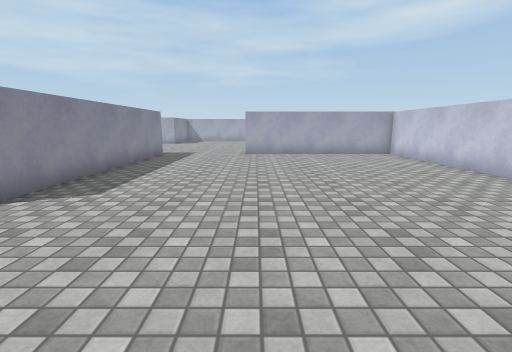
View 1 (above)

24 first-person views from a walk through a 3-D level made in the Unity game engine. The camera is 1.3 m above the floor, tilts 10° down and sees 85° across. The floor is counted in squares, 1 m on a side. Each view is taken from the middle of a square. On the plan, view 1 faces up. The plan holds only what a view shows up to about 13 squares ahead; the rest is blank. The player is left out. Surface patterns are stand-ins for the level's own textures.

View 2
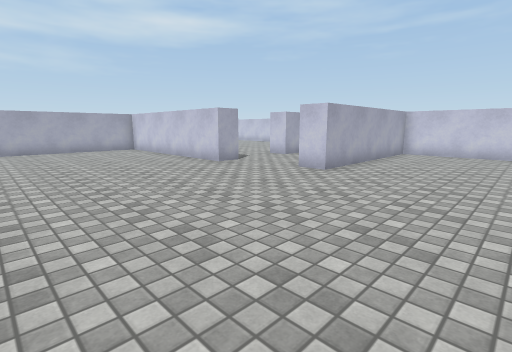

View 3
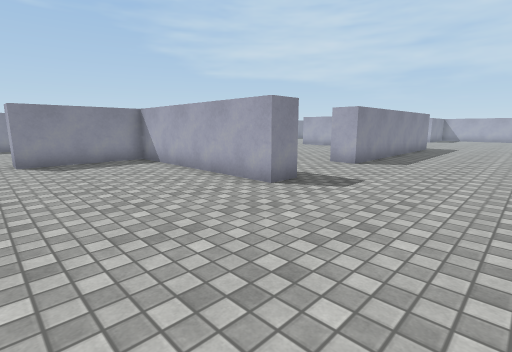

View 4
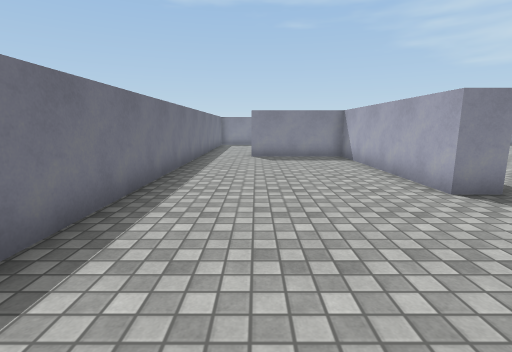

View 5
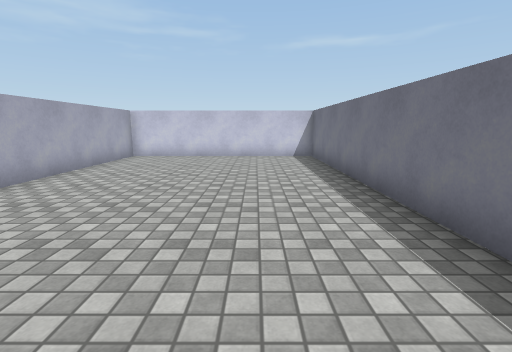

View 6
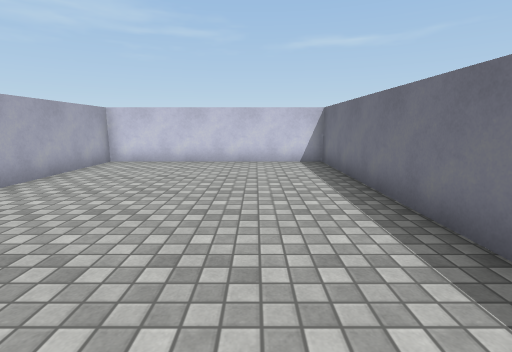

View 7
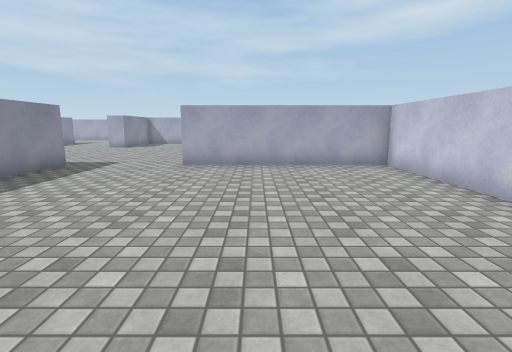

View 8
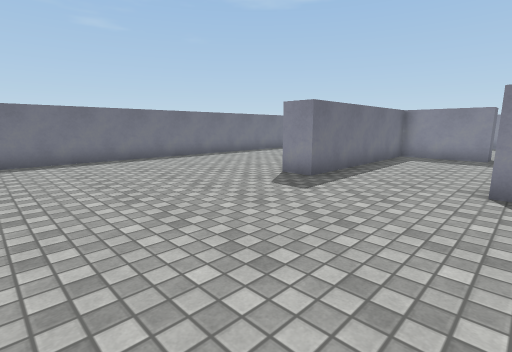

View 9
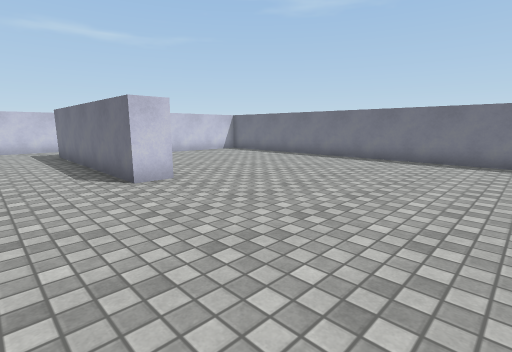

View 10
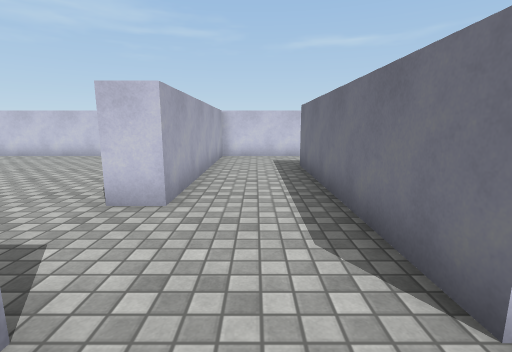

View 11
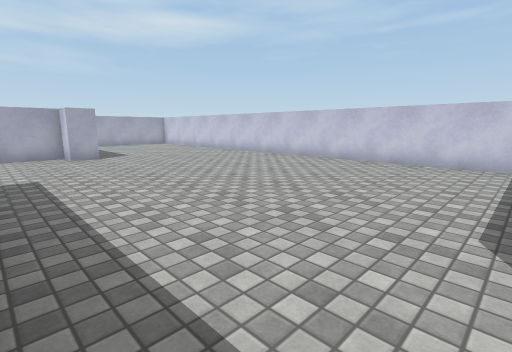

View 12
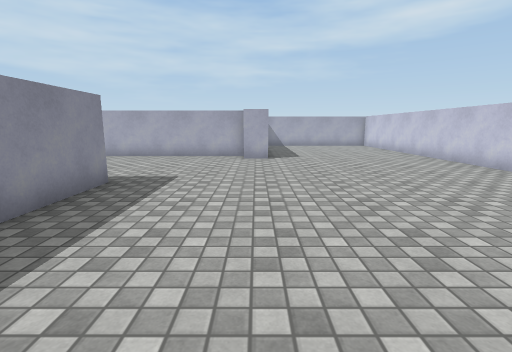

View 13
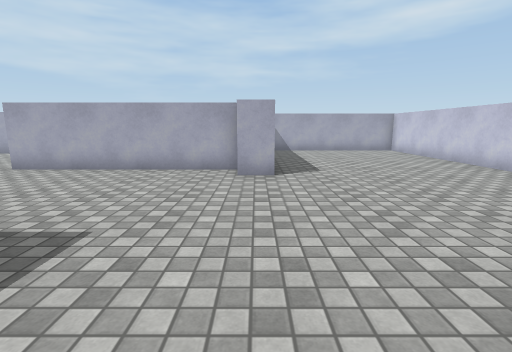

View 14
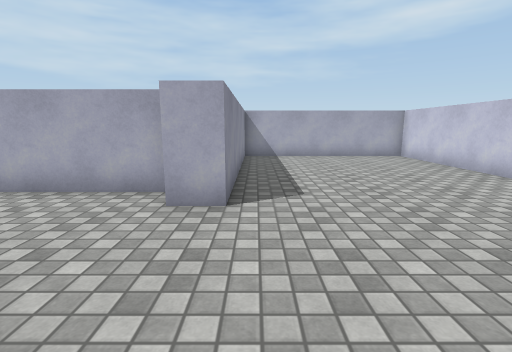

View 15
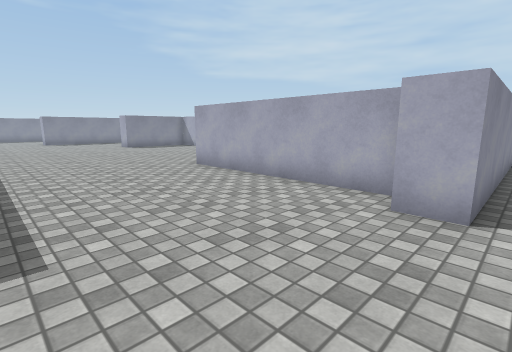

View 16
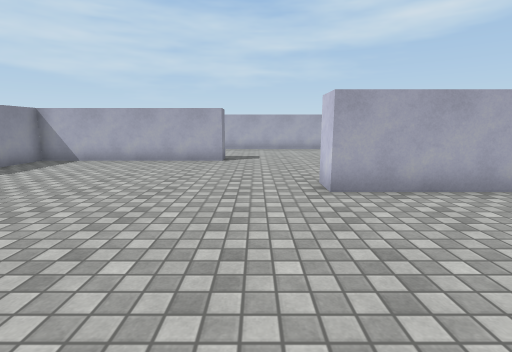

View 17
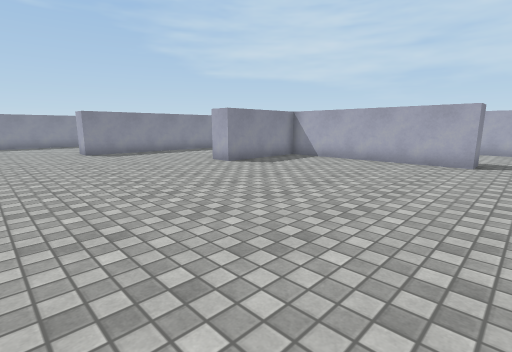

View 18
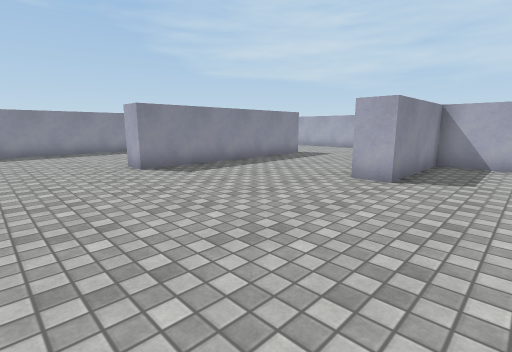

View 19
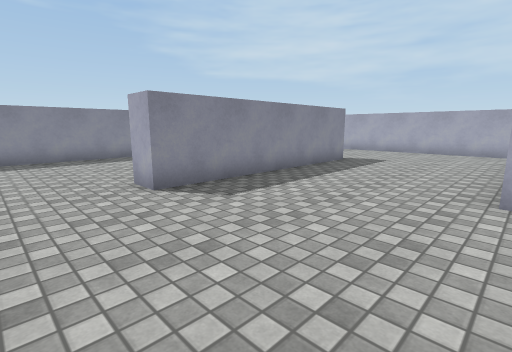

View 20
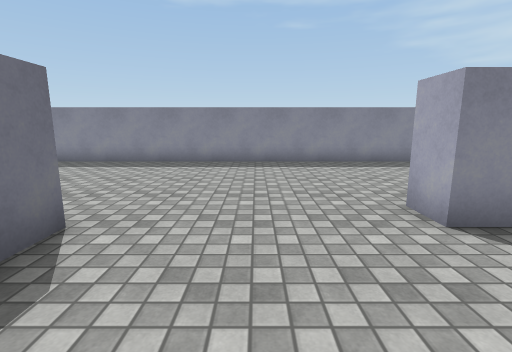

View 21
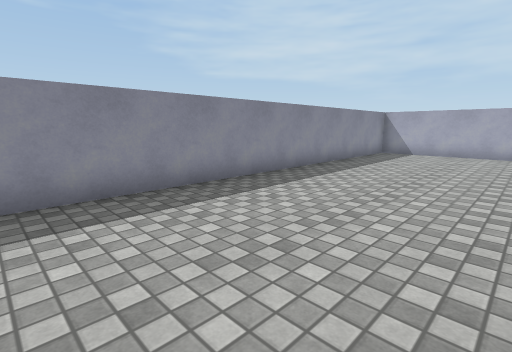

View 22
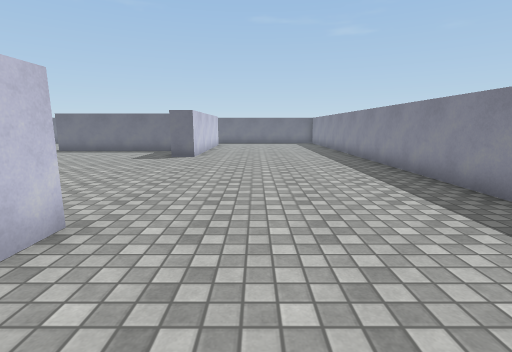

View 23
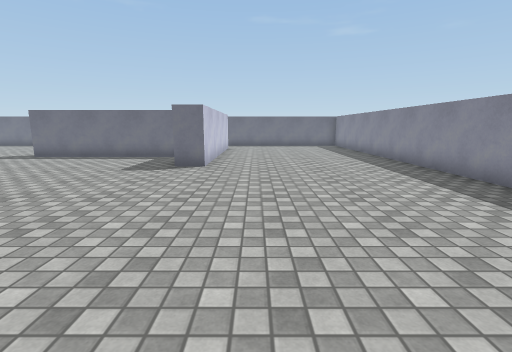

View 24
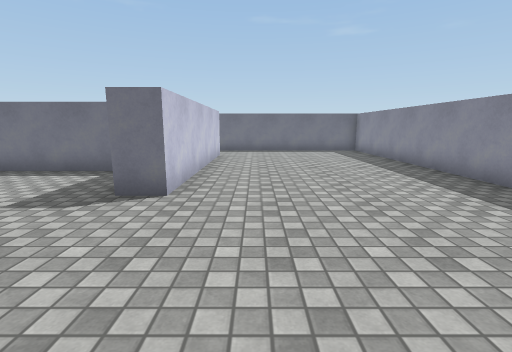

### Floor plan
Points are (right, up) in squares from view 1. A wall is a line through its corners. A room is listed if a view was taken in it or the views show most of it. See-through windows are left out.
Room 1 (views 1, 2, 3, 4, 5, 6, 7, 8, 9, 10)
walls: (6.5, 5.5) (6.5, 13.5) (-0.5, 13.5); (-6.5, 0.8) (-4.3, 0.8) (-4.3, -0.2) (-11.3, -0.2) (-11.3, -4.2); (-4.5, 12.5) (-4.5, 4.5) (-5.5, 4.5); (-10.5, -6.5) (14.5, -6.5) (14.5, 1.5) (7.5, 1.5) (7.5, 2.5)
ways out: opening at (-11.5, -5.5) to room 2; opening at (-6.5, 3.5) to room 2; opening at (-2.5, 13.2) to room 2; opening at (7.3, 4) to room 2
Room 2 (views 11, 12, 13, 14, 15, 16, 17, 18, 19, 20, 21, 22, 23, 24)
walls: (-4.5, 13.5) (-4.5, 12.5); (7.5, 14.5) (7.5, 11.8); (0.7, 26.9) (0.7, 25.8) (-6.3, 25.8) (-6.3, 21.8) (-7.4, 21.8); (-12.5, 12.5) (-12.5, 13.5) (-11.6, 13.5); (7.6, 5.5) (6.5, 5.5); (-12.5, 26.6) (-12.5, 18.5) (-13.5, 18.5); (1.4, 31.5) (0.1, 31.5); (7.5, 2.5) (15.5, 2.5); (11.5, 27.1) (11.5, 19.5) (10.5, 19.5) (10.5, 20.5) (3.5, 20.5) (3.5, 21.5); (-7.8, 31.5) (-10.2, 31.5); (-14.6, 31.5) (-18.2, 31.5); (18.5, 7.4) (18.5, 27.5) (11.5, 27.5); (-11.3, -4.2) (-12.3, -4.2) (-12.3, 3.8) (-11.3, 3.8) (-11.3, 0.8) (-6.5, 0.8); (-19.5, 30.2) (-19.5, -4.2); (18.5, 2) (18.5, 5.5) (10.5, 5.5) (10.5, 6.5); (-12.2, -6.5) (-10.5, -6.5)
ways out: opening at (-11.5, -5.5) to room 1; opening at (-6.5, 3.5) to room 1; opening at (-2.5, 13.2) to room 1; opening at (7.3, 4) to room 1

Positions as (right, up) in squares from view 1, and headings:
1: (0, 0), facing up
2: (0, -3), facing up-right
3: (0, -5), facing up-left
4: (1, -4), facing left
5: (2, -4), facing right
6: (4, -4), facing right
7: (2, 4), facing up
8: (2, 5), facing down-left
9: (1, 5), facing down-right
10: (6, 4), facing right
11: (8, 7), facing up-right
12: (11, 8), facing up
13: (11, 12), facing up
14: (12, 15), facing up
15: (12, 15), facing up-left
16: (2, 15), facing up
17: (2, 15), facing up-left
18: (-4, 15), facing up-left
19: (-7, 16), facing up-left
20: (-9, 16), facing left
21: (-14, 17), facing up-left
22: (-15, 16), facing down
23: (-14, 13), facing down
24: (-14, 9), facing down
